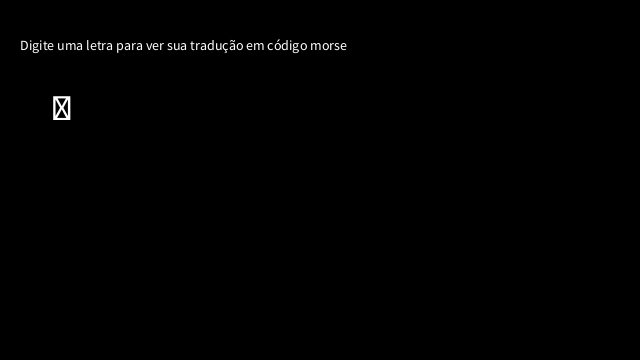
Frame 1 (no input)
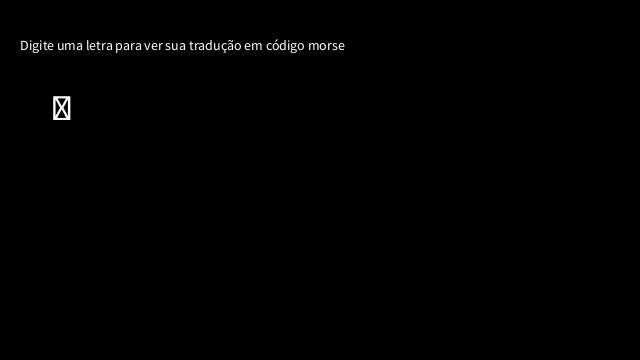
Frame 2 (the mouse pressed at the canvas centre, redrawn once)

The Processing sketch that drew these frames (run headless with seeded random() and noise(); the mouse was pressed at the canvas centre and the sketch redrawn once):

// Processing sketch: Morse_Code
// ── Morse_Code.pde
morseTrans[] morseDict = new morseTrans[26];
char letter;



void setup() {
  morseDict[0] = new morseTrans('A', "dot-dash-end");
  morseDict[1] = new morseTrans('B', "dash-dot-dot-dot-end");
  morseDict[2] = new morseTrans('C', "dash-dot-dash-dot-end");
  morseDict[3] = new morseTrans('D', "dash-dot-dot-end");
  morseDict[4] = new morseTrans('E', "dot-end");
  morseDict[5] = new morseTrans('F', "dot-dot-dash-dot-end");
  morseDict[6] = new morseTrans('G', "dash-dash-dot-end");
  morseDict[7] = new morseTrans('H', "dot-dot-dot-dot-end");
  morseDict[8] = new morseTrans('I',"dot-dot-end");
  morseDict[9] = new morseTrans('J',"dot-dash-dash-dash-end");
  morseDict[10] = new morseTrans('K', "dash-dot-dash-end");
  morseDict[11] = new morseTrans('L', "dot-dash-dot-dot-end");
  morseDict[12] = new morseTrans('M', "dash-dash-end");
  morseDict[13] = new morseTrans('N', "dash-dot-end");
  morseDict[14] = new morseTrans('O', "dash-dash-dash-end");
  morseDict[15] = new morseTrans('P', "dot-dash-dash-dot-end");
  morseDict[16] = new morseTrans('Q', "dash-dash-dot-dash-end");
  morseDict[17] = new morseTrans('R', "dot-dash-dot-end");
  morseDict[18] = new morseTrans('S',"dot-dot-dot-end");
  morseDict[19] = new morseTrans('T',"dash-end");
  morseDict[20] = new morseTrans('U', "dot-dot-dash-end");
  morseDict[21] = new morseTrans('V', "dot-dot-dot-dash-end");
  morseDict[22] = new morseTrans('W', "dot-dash-dash-end");
  morseDict[23] = new morseTrans('X', "dash-dot-dot-dash-end");
  morseDict[24] = new morseTrans('Y', "dash-dot-dash-dash-end");
  morseDict[25] = new morseTrans('Z', "dash-dash-dot-dot-end");

  noLoop();
  size(640, 360);
}

void draw() {

  background(0);
  textSize(14);
  text("Digite uma letra para ver sua tradução em código morse", 20, 50);
  textSize(36);
  text(letter, 50, 120);
  fill(255);
  noStroke();
  rectMode(CENTER);
  morseDisplay(letter,160,250,340,430,250);
}

void keyTyped() {
  if (key >= 'A' && key <= 'z')
    letter = Character.toUpperCase(key);
   redraw();
}

void morseDisplay (char c,int x1, int x2, int x3, int x4, int y){
  String[] morse;
  //try{
    for (morseTrans o: morseDict){
      if (c == o.alfabeto){
        morse = o.morse.split("-");
        if (morse[0].equals("dot")) ellipse(x1,y,70,70);
        else if (morse[0].equals("dash")) rect(x1,y,50,20);

        if (morse[1].equals("dot")) ellipse (x2,y,70,70);
        else if(morse[1].equals("dash")) rect (x2,y,70,20);
        else break;

        if(morse[2].equals("dot")) ellipse(x3,y,70,70);
        else if(morse[2].equals("dash")) rect(x3,y,70,20);
        else break;

        if(morse[3].equals("dot")) ellipse(x4,y,70,70);
        else if (morse[3].equals("dash")) rect (x4,y,70,20);
        else break;
     }
  }
}

class morseTrans {
  char alfabeto;
  String morse;
  morseTrans(char alfabeto, String morse){
    this.alfabeto = alfabeto;
    this.morse = morse;
  }
}
